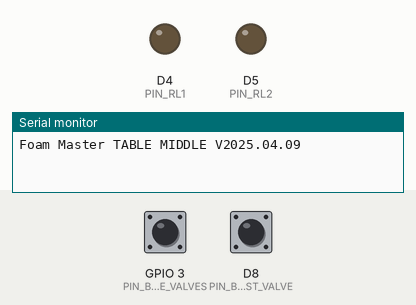
A sketch run on a simulated ESP8266 (NodeMCU). Parts: output pins drawn as LEDs (lit = HIGH), the last lines printed to the serial monitor. The test bench sets the inputs (shaded band); at power-on: GPIO 3 (PIN_BTN_MIDDLE_VALVES) LOW, D8 (PIN_BTN_FIRST_VALVE) LOW.

Above: at 1.2 s.
1.3 s: GPIO 3 (PIN_BTN_MIDDLE_VALVES) pulled HIGH for 1 s
3.9 s: GPIO 3 (PIN_BTN_MIDDLE_VALVES) pulled HIGH for 3.2 s
At 7.8 s:
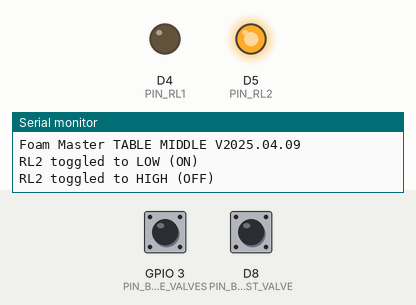
Timing chart, 0 to 9.3 s (numbered marks = the images above; inputs shaded):
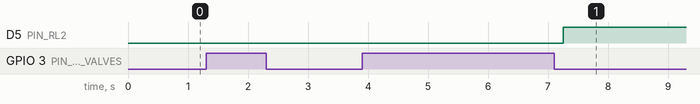

Measured:
- after the input at 3.9 s, D5 (PIN_RL2): LOW → HIGH after 3.4 s

The sketch:

TableFirst.ino
```cpp
#include <ezButton.h>

#define PIN_RL1  D4
#define PIN_RL2  D5

#define PIN_BTN_FIRST_VALVE D8
#define PIN_BTN_MIDDLE_VALVES D9

ezButton btnToggleFirst(PIN_BTN_FIRST_VALVE, LOW);
ezButton btnToggleMiddle(PIN_BTN_MIDDLE_VALVES, LOW);

bool rl1State = true;  // HIGH means relay is off (assuming active LOW)
bool rl2State = true;

void setup() {
    Serial.begin(115200);
    Serial.println("");
    Serial.println("Foam Master TABLE MIDDLE V2025.04.09");
    btnToggleFirst.setDebounceTime(150);
	btnToggleMiddle.setDebounceTime(150);

    pinMode(PIN_RL1, OUTPUT);
    pinMode(PIN_RL2, OUTPUT);
    digitalWrite(PIN_RL1, LOW);
    digitalWrite(PIN_RL2, LOW);
}

void loop() {
    btnToggleFirst.loop();
    btnToggleMiddle.loop();
    if (btnToggleFirst.isPressed()) {
        rl1State = !rl1State;  // toggle the state
        digitalWrite(PIN_RL1, rl1State);
        Serial.print("RL1 toggled to ");
        Serial.println(rl1State ? "HIGH (OFF)" : "LOW (ON)");
    }

    if (btnToggleMiddle.isPressed()) {
        rl2State = !rl2State;  // toggle the state
        digitalWrite(PIN_RL2, rl2State);
        Serial.print("RL2 toggled to ");
        Serial.println(rl2State ? "HIGH (OFF)" : "LOW (ON)");
    }

    // you can later add btnToggleMiddle logic here as well
}
```
